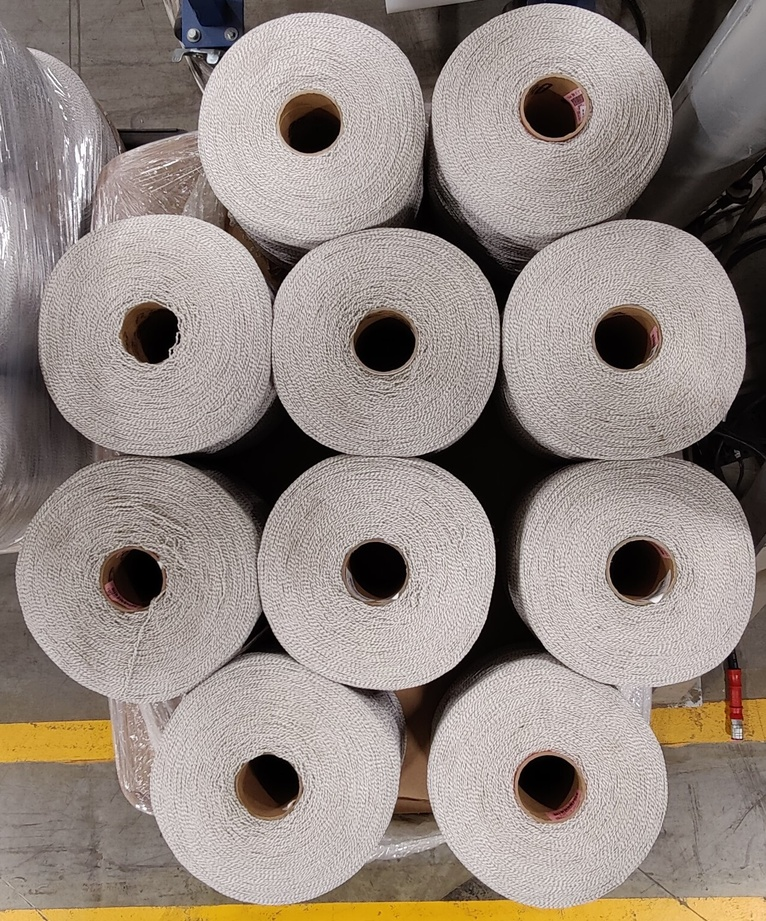
#> input picture cone3.jpg, 766 x 921 px, shrunk from 1271 x 1528 before the run
$ python main3.py   (older library calls are emulated)
#> lines starting #> are read from the running program, lines starting #| are printed output that depends on the picture; after the words box and inside, x2 and y2 are one past the last pixel; in counts of white or black regions, pixels touching at a corner belong together
from skimage.feature import peak_local_max
from skimage.segmentation import watershed
from scipy import ndimage
import numpy as np
import imutils as im
import cv2 as cv

image = cv.imread("cone3.jpg")
#> image is the input picture: shape (921, 766, 3); mean B, G, R 130.3, 136.8, 147.6
shifted = cv.pyrMeanShiftFiltering(image, 21, 51)
cv.imshow("Input", image)
cv.imwrite("main3_s1_input.png", image)


gray = cv.cvtColor(shifted, cv.COLOR_BGR2GRAY)
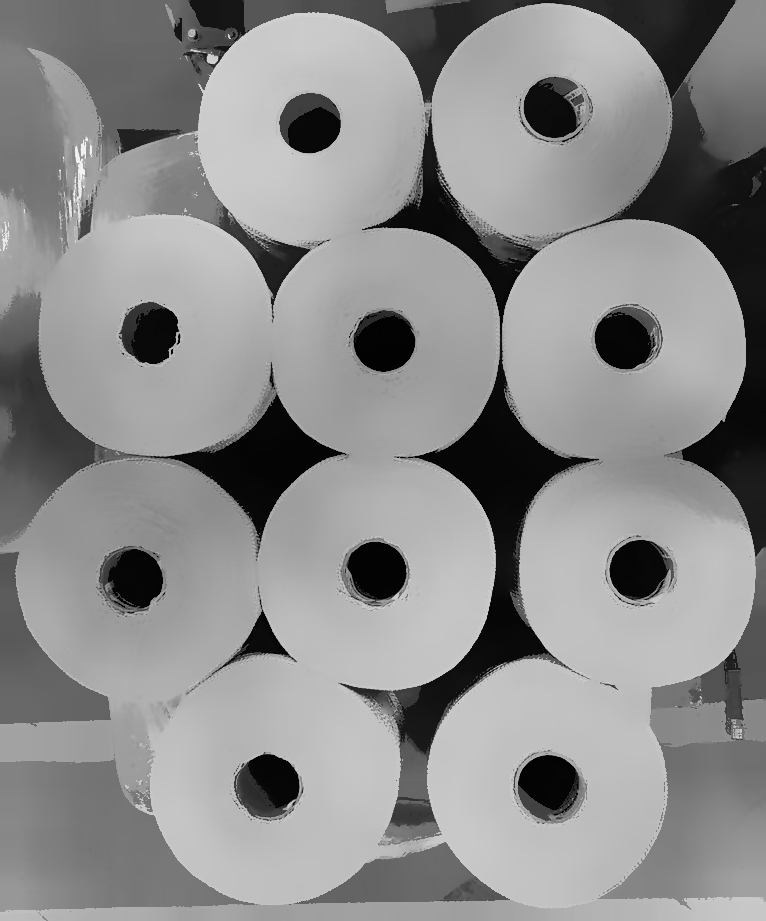
#> gray: shape (921, 766); min 2, max 243, mean 139.9
thresh = cv.threshold(gray, 0, 255, cv.THRESH_BINARY | cv.THRESH_OTSU)[1]
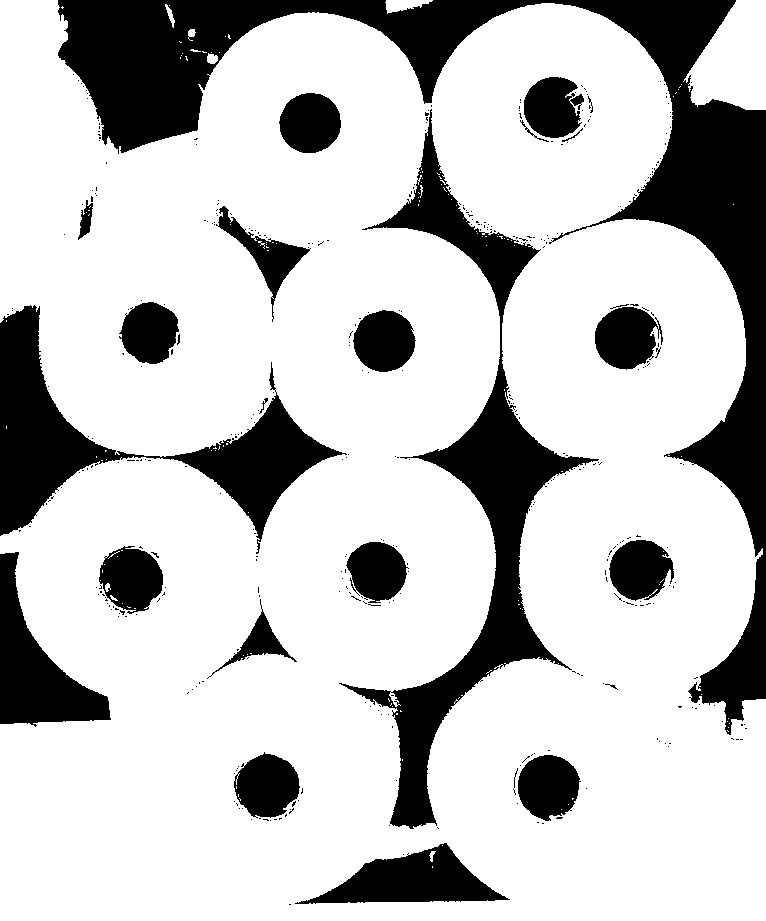
#> thresh: shape (921, 766); 76.6% white; 405 black regions (378 under 20 px), largest, box (x1, y1, x2, y2) and area: (58, 0, 766, 735) 66258, (339, 109, 599, 829) 29099, (0, 305, 347, 554) 21083
cv.imshow("Thresh", thresh)
cv.imwrite("main3_s2_thresh.png", thresh)

D = ndimage.distance_transform_edt(thresh)
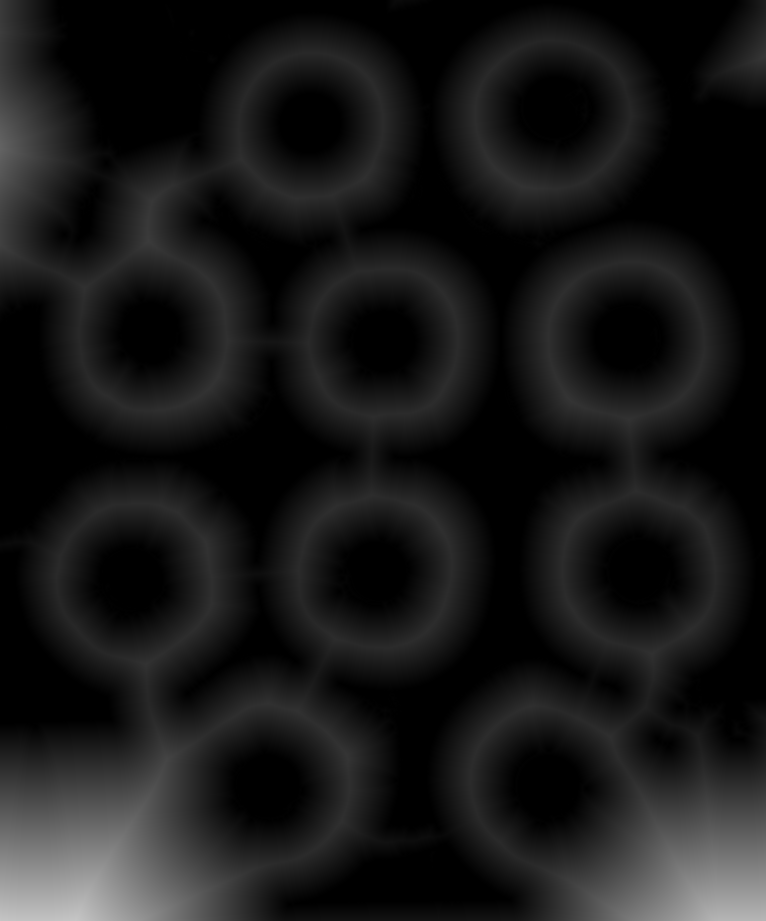
#> D: shape (921, 766) float64; min 0, max 198.1, mean 23.9
localMax = peak_local_max(D, indices=False, min_distance=20, labels=thresh)
#> localMax: shape (921, 766) bool; 0.01% white in thin lines or dots, all inside (x1, y1, x2, y2) = (20, 33, 746, 901)

markers = ndimage.label(localMax, structure=np.ones((3, 3)))[0]
#> markers: shape (921, 766) int32; 70 distinct labels, from 0 to 69
labels = watershed(-D, markers, mask=thresh)
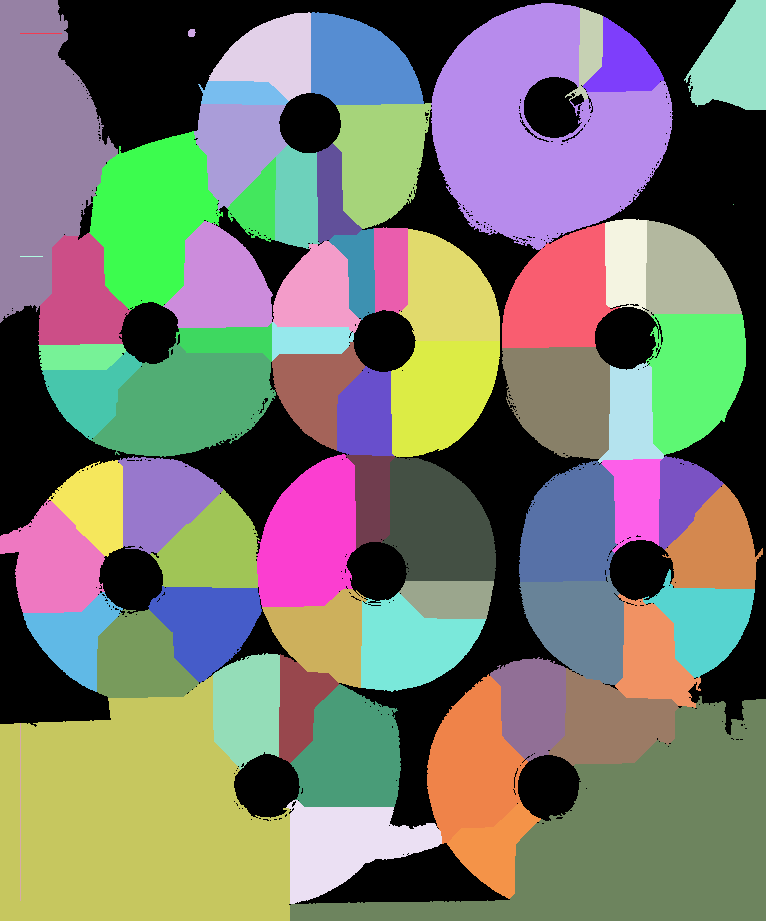
#> labels: shape (921, 766) int32; 70 distinct labels, from 0 to 69; one colour per label, 0 black
print("[INFO {} unique segments found".format(len(np.unique(labels)) - 1))
#| [INFO 69 unique segments found

for label in np.unique(labels):
    if label == 0:
        continue
    mask = np.zeros(gray.shape, dtype="uint8")
    mask[labels == label] = 255

    cnts = cv.findContours(mask.copy(), cv.RETR_EXTERNAL, cv.CHAIN_APPROX_SIMPLE)
    cnts = im.grab_contours(cnts)
    c = max(cnts, key=cv.contourArea)

    ((x, y), r) = cv.minEnclosingCircle(c)
    cv.circle(image, (int(x), int(y)), int(r), (0, 255, 0), 2)
    cv.putText(image, "#{}".format(label), (int(x) - 10, int(y)), cv.FONT_HERSHEY_SIMPLEX, 0.6, (0, 0, 255), 2)
#> this loop made 70 passes
#> (x, y, r) on passes 3 to 14: (191.5, 32.5, 4.3), (575.8, 54.05, 46.46), (262.9, 52.5, 61.44), (733.3, 54.5, 63.03), (367, 58, 71.84), (620.9, 59.36, 46.9), (243, 92.5, 45.8), (28.5, 161, 163.5), (242.4, 151.7, 63.2), (384.2, 159.1, 72.41), (266.8, 198.7, 42.47), (548.6, 128.2, 125.4)
#> (c, x, y, r) on passes 2, 19: ([[20, 33], [61, 33]], 40.5, 33, 20.5), ([[20, 256], [42, 256]], 31, 256, 11)
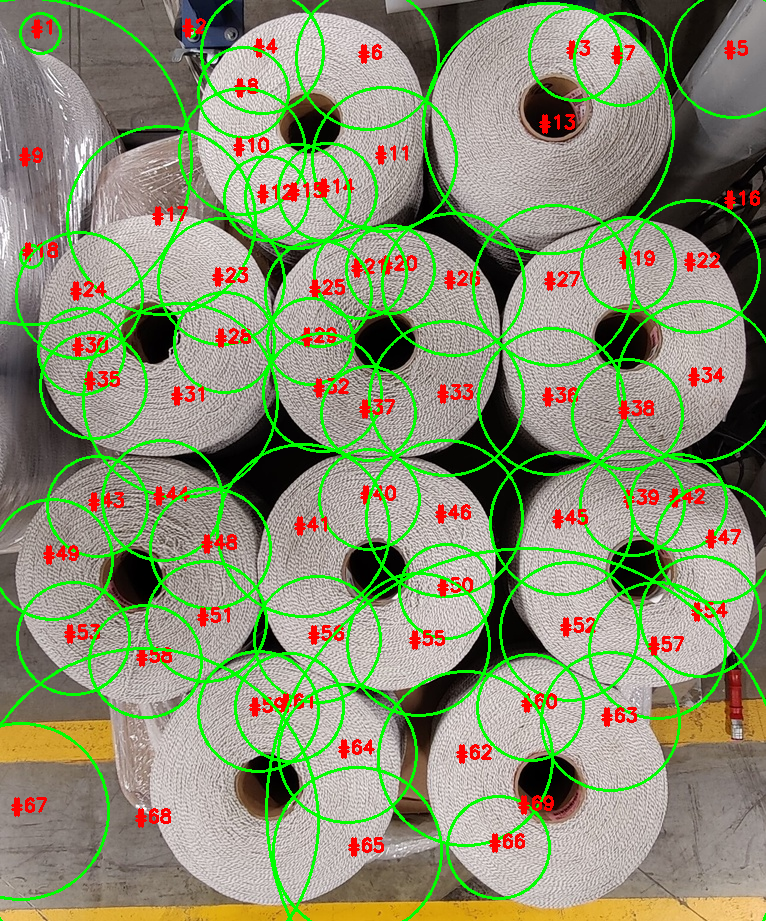
#> image: shape (921, 766, 3); 12.93% of pixels changed, all inside (x1, y1, x2, y2) = (0, 0, 766, 921)
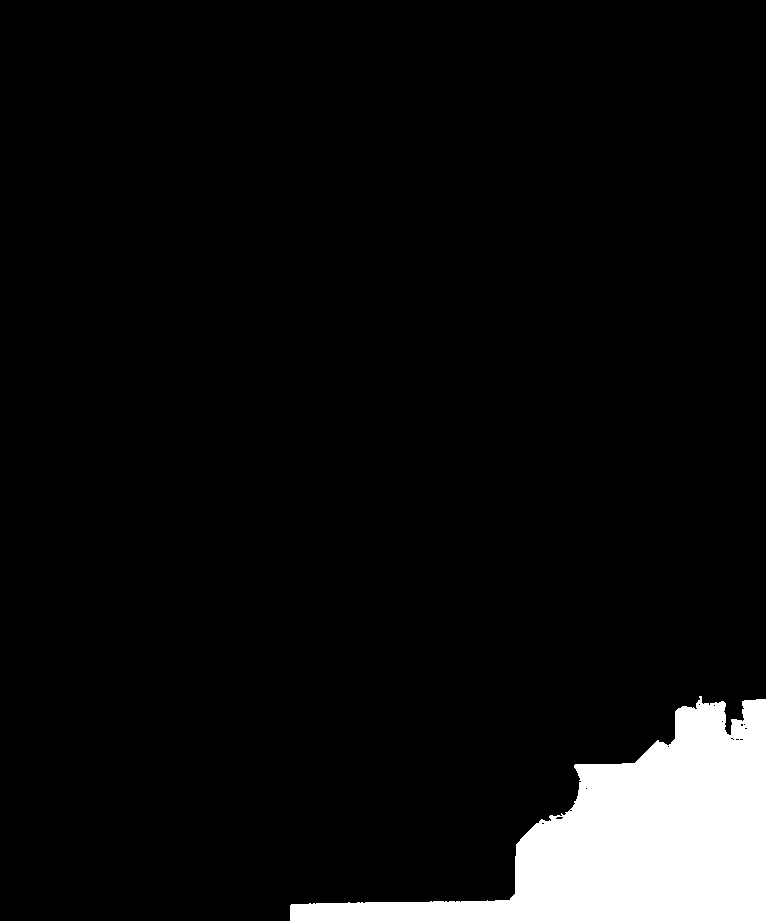
#> mask: shape (921, 766); 6.5% white; 1 white region, box (x1, y1, x2, y2) and area: (290, 696, 766, 921) 45957

cv.imshow("Output", image)
cv.imwrite("main3_s3_output.png", image)
cv.waitKey(0)
